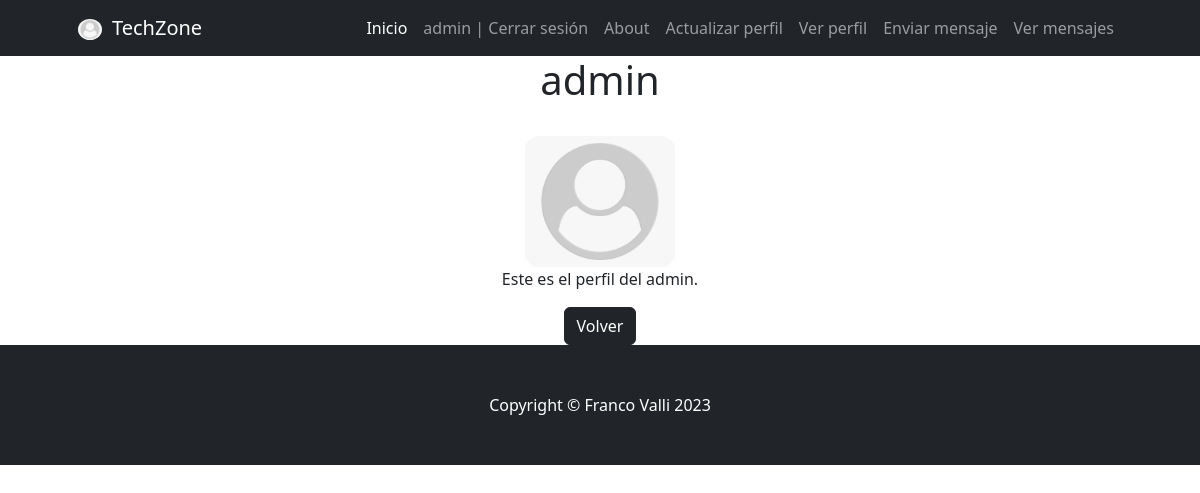
/profile/1/detail (signed in), run on the app's committed database.
### TechZone/models.py (models this page shows)
class Profile(models.Model):
    user = models.OneToOneField(to=User, on_delete=models.CASCADE, related_name="profile")
    imagen = models.ImageField(upload_to="profiles", null=True, blank=True)
    info = models.CharField(max_length=250)

### TechZone/views.py (the view, shortened to what this page needs)
# urls.py: path('profile/<pk>/detail', ProfileDetail.as_view(), name="profile-detail"),
class ProfileDetail(LoginRequiredMixin, UserPassesTestMixin, DetailView):
    model = Profile
    context_object_name = "profile"
    def test_func(self):
        profile_id = self.kwargs.get('pk')
        return Profile.objects.filter(user=self.request.user, id = profile_id).exists()

### TechZone/templates/TechZone/profile_detail.html
{% extends "TechZone/base.html" %}
{% block main %}
<div class="container">
  <div class="row justify-content-center align-items-center">
    <div class="col-md-6 text-center">
      <h1>{{profile.user}}</h1>
      <br>
      {% if profile.imagen %}
      <img src="{{ profile.imagen.url }}" width="150px" height="100%" style="border-radius: 10%;">
      {% endif %}
      <br>
      <p>{{profile.info}}</p>
      <a href="{% url 'home' %}" class="btn btn-dark">Volver</a>
    </div>
  </div>
</div>
{% endblock %}

### TechZone/templates/TechZone/base.html (shortened to what this page needs)
<!DOCTYPE html>
<html lang="en">
    <head>
        {% load static %}
        <link href="https://cdn.jsdelivr.net/npm/bootstrap-icons@1.4.1/font/bootstrap-icons.css" rel="stylesheet" />
        <link href="{% static 'TechZone/css/styles.css' %}" rel="stylesheet" />
    </head>
    <body>
        <nav class="navbar navbar-expand-lg navbar-dark bg-dark">
            <div class="container px-5">
                {% if user.profile.imagen %}
                <a href="{% url 'profile-update' user.profile.id %}">
                <img src="{{user.profile.imagen.url}}" height="100%" width="24px" style="border-radius: 50%; margin-right: 10px;">
                </a>
                {% endif %}
                <a class="navbar-brand" href="{% url 'home' %}">TechZone</a>
                <div class="collapse navbar-collapse" id="navbarSupportedContent">
                    <ul class="navbar-nav ms-auto mb-2 mb-lg-0">
                        <li class="nav-item"><a class="nav-link active" aria-current="page" href="{% url 'home' %}">Inicio</a></li>
                        {% if user.is_authenticated %}
                        <li class="nav-item"><a class="nav-link" href="{% url 'logout' %}">{{user.username}} | Cerrar sesión</a></li>
                        <li class="nav-item"><a class="nav-link" href="{% url 'about' %}">About</a></li>
                        {% if user.profile %}
                        <li class="nav-item"><a class="nav-link" href="{% url 'profile-update' user.profile.id %}">Actualizar perfil</a></li>
                        <li class="nav-item"><a class="nav-link" href="{% url 'profile-detail' user.profile.id %}">Ver perfil</a></li>
                        {% else %}
                        <li class="nav-item"><a class="nav-link" href="{% url 'profile-create' %}">Crear perfil</a></li>
                        {% endif %}
                        {% else %}
                        <li class="nav-item"><a class="nav-link" href="{% url 'login' %}">Iniciar sesión</a></li>
                        <li class="nav-item"><a class="nav-link" href="{% url 'signup' %}">Registrarse</a></li>
                        {% endif %}
                        <li class="nav-item"><a class="nav-link" href="{% url 'mensaje-create' %}">Enviar mensaje</a></li>
                        <li class="nav-item"><a class="nav-link" href="{% url 'mensaje-list' %}">Ver mensajes</a></li>
                    </ul>
                </div>
            </div>
        </nav>
        {% block main %}
        {% endblock %}
        <footer class="py-5 bg-dark">
            <div class="container px-5"><p class="m-0 text-center text-white">Copyright &copy; Franco Valli 2023</p></div>
        </footer>
    </body>
</html>

### data on the page
Profile: user "admin", imagen (placeholder picture), info "Este es el perfil del admin."

### other printed values
{{ user.username }} "admin"
